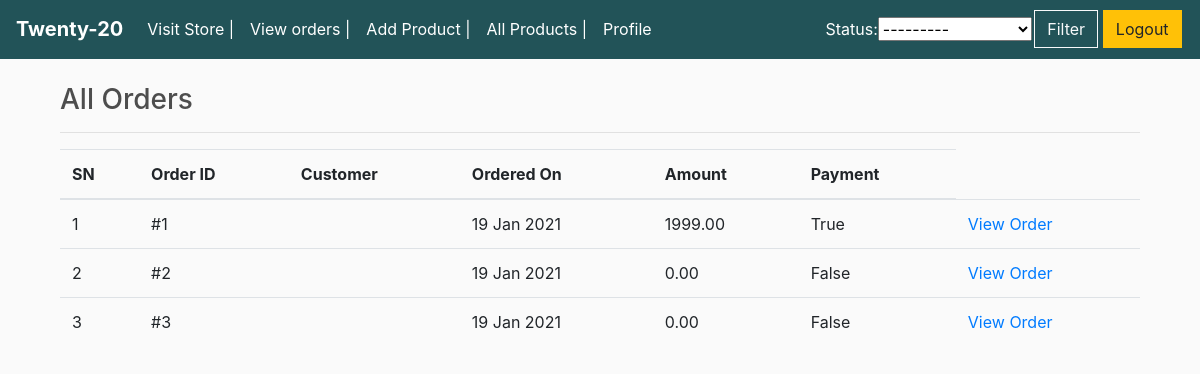
The app's page /admin-category/ (signed in) with its own data.
### store/models.py (models this page shows, shortened)
class Order(models.Model):
    customer = models.ForeignKey(
        Customer,
        on_delete=models.SET_NULL,
        null=True,
        blank=True)
    emailAddress = models.EmailField(max_length=250, blank=False)
    date_ordered = models.DateTimeField(auto_now_add=True)
    complete = models.BooleanField(default=False)
    transaction_id = models.CharField(max_length=100, null=True)
    status = models.CharField(
        max_length=20,
        choices=ORDER_STATUS,
        default='Order Initiated',
    )
    @property
    def get_cart_total(self):
        orderitems = self.orderitem_set.all()
        total = sum([item.get_total for item in orderitems])
        return total

class OrderItem(models.Model):
    product = models.ForeignKey(Product, on_delete=models.SET_NULL, null=True)
    order = models.ForeignKey(Order, on_delete=models.SET_NULL, null=True)
    quantity = models.IntegerField(default=0, null=True, blank=True)
    date_added = models.DateTimeField(auto_now_add=True)
    @property
    def get_total(self):
        total = self.product.price * self.quantity
        return total

class Product(models.Model):
    name = models.CharField(max_length=200)
    category = models.ForeignKey(Category, on_delete=models.CASCADE, null=False, blank=True)
    price = models.FloatField()
    description = models.TextField(blank=True)
    digital = models.BooleanField(default=False, null=True, blank=True)
    image = models.ImageField(null=True, blank=True)

### store/views.py (the view)
# urls.py: path('admin-category/', views.admincategory, name='admincategory'),
def admincategory(request):
	orders = Order.objects.all()
	adminFilter = OrderFilter(request.GET, queryset=orders)
	orders = adminFilter.qs
	context = {'orders':orders, 'adminFilter':adminFilter}
	return render(request, 'store/adminpages/admincategory.html', context)

### store/models.py (called while the page is built)
    def __str__(self):
        return self.email

### store/templates/store/adminpages/admincategory.html
{% extends 'store/adminpages/adminmain.html' %}
{% load static %}
{% block content %}
    <div class="container">
        <div class="row">
            <div class="col-md-12">
                <h3>All Orders</h3>
                <hr>
                <table class="table">
                    <thead>
                        <tr>
                            <th>SN</th>
                            <th>Order ID </th>
                            <th>Customer</th>
                            <th>Ordered On</th>
                            <th>Amount</th>
                            <th>Payment</th>
                        </tr>
                    </thead>
                    <tbody>
                        {% for order in orders %}
                        <tr>
                            <td>{{forloop.counter}}</td>
                            <td>#{{order.id}}</td>
                            <td>{{order.customer}}</td>
                            <td>{{order.date_ordered|date:"d M Y"}}</td>
                            <td>{{order.get_cart_total|floatformat:2}}</td>
                            <td>{{order.complete}}</td>
                            <td><a href="{% url 'adminorderdetail' order.id %}">View Order</a></td>
                        </tr>
                        {% endfor %}
                    </tbody>
                </table>
            </div>
        </div>
{% endblock content %}

### static/css/main.css (style rules this page uses)
body { background-color: hsl(0, 0%, 98%); }
h1,h2,h3,h4,h5,h6 { color:hsl(0, 0%, 30%); }

### records on screen
Order: id "1", date_ordered "19 Jan 2021", get_cart_total "1999.00", complete "True"
Order: id "2", date_ordered "19 Jan 2021", get_cart_total "0.00", complete "False"
Order: id "3", date_ordered "19 Jan 2021", get_cart_total "0.00", complete "False"
